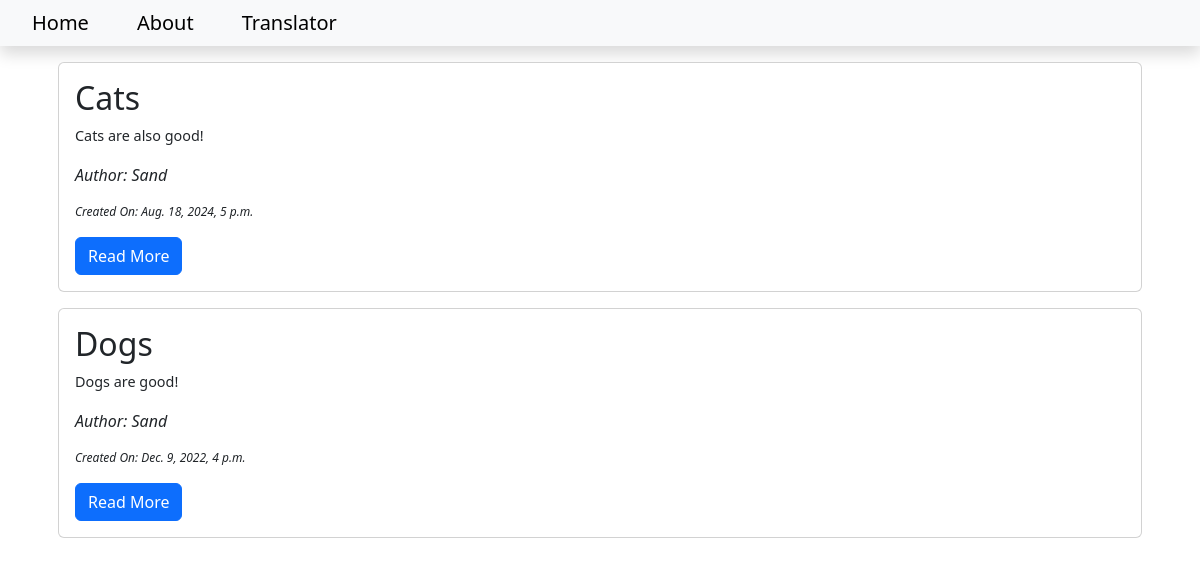
/, run on an earlier commit of the app's database.
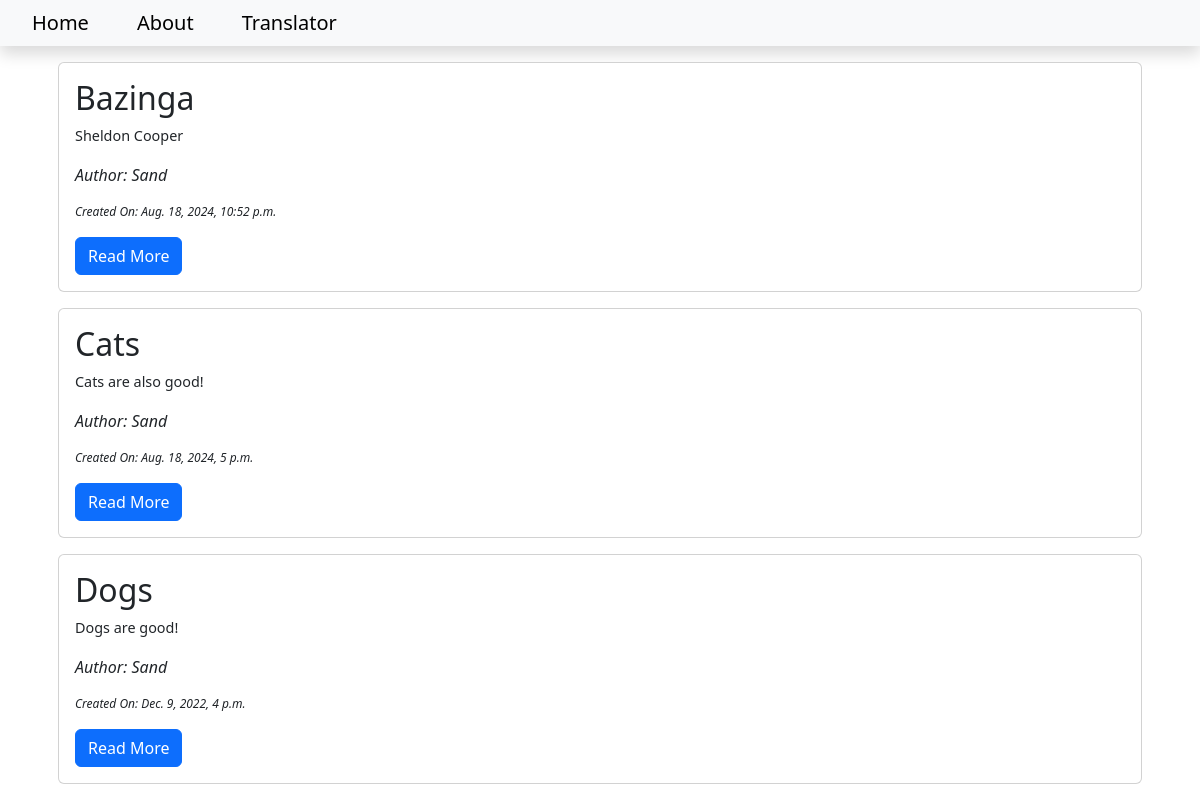
And on a later commit of the database.
### blog/models.py (models this page shows, shortened)
class Post(models.Model): # Model is a specific class that inherits from django. It is designed to contain fields with data
    title = models.CharField(max_length=200) # Title of the blog post
    contents = models.TextField() # Text of the blog post (using TextField instead as it holds more chars)
    date_created = models.DateTimeField(auto_now_add=True) # Date the blog post was made, when blog post create hits create button the time will be
    slug = models.SlugField(max_length=200, unique=True) # Recording the part of the url after the domain
    author = models.ForeignKey(to=User, on_delete=models.CASCADE) # Is the author of the blog post, not ui input, but inserted from program.
    status = models.IntegerField(choices=STATUS, default=0) # Allows content creator to choose on publishing draft as draft or as published.

### blog/views.py (the view)
# urls.py: path('', views.PostList.as_view(), name='home')
class PostList(generic.ListView):
    queryset=Post.objects.filter(status=1).order_by('-date_created')
    template_name='index.html'

### templates/index.html
{% extends 'base.html' %}
{% block content %}
  <div class="container">
    {% for post in post_list %}
      <div class="card m-3">
        <div class="card-body">
          <h2 class="card-title">{{ post.title }}</h2>
          <p class="card-text" style="font-size: 0.9em;">
            {% if post.contents|length > 400 %}
              {{ post.contents|slice:'400' }}
              <span class="fw-bold">...</span>
            {% else %}
              {{ post.contents }}
            {% endif %}
          </p>
          <p class="card-text fst-italic fw-medium">Author: {{ post.author|title }}</p>
          <p class="card-text fst-italic fw-light" style="font-size: 0.75em;">Created On: {{ post.date_created }}</p>
          <a class="btn btn-primary" href="{% url 'blog_view' post.slug %}">Read More</a>
        </div>
      </div>
    {% endfor %}
  </div>
{% endblock %}

What changed in the data, as far as the page shows it:
added Post: title "Bazinga", contents "Sheldon Cooper", author "Sand", date_created "Aug. 18, 2024, 10:52 p.m."
